Frame 1 (no input): blank canvas, image omitted
Frame 60 (the mouse pressed at the canvas centre just before this capture): blank canvas, image omitted
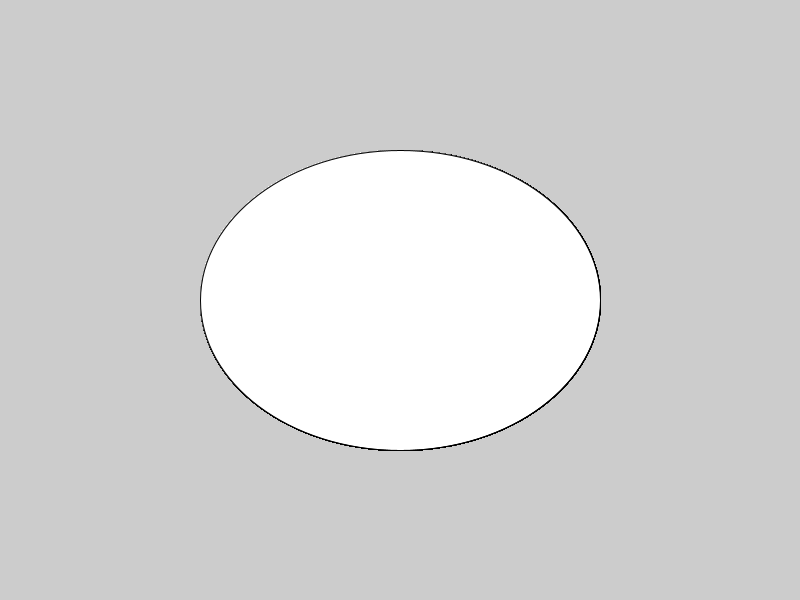
Frame 120 (the mouse held since frame 60 and released just before this capture)

The Processing sketch whose frames 1 and 60 were blank and that drew this single picture after the mouse press (run headless with seeded random() and noise(); from frame 60 on, the mouse is pressed at the canvas centre):

// Processing sketch: class8_08
// ── class8_08.pde
void setup(){
  size(800,600);
}

void draw(){
  if(mousePressed){
    ellipse(mouseX,mouseY,pmouseX,pmouseY);
  }
}
